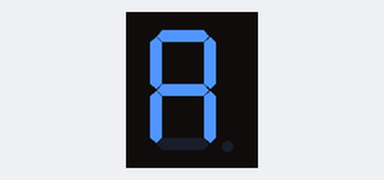
A sketch run on a simulated Arduino Mega 2560, built with avr-gcc and run on an emulated ATmega2560. Parts: 1-digit seven-segment display. Wiring (from diagram.json): 1-digit 7-segment display, segments lit when LOW: segments pin 22, pin 23, pin 24, pin 25, pin 26, pin 27, pin 28, pin 29. The segment pins are drawn as the display they are named for.

Above: at 0.1 s.
At 8.8 s:
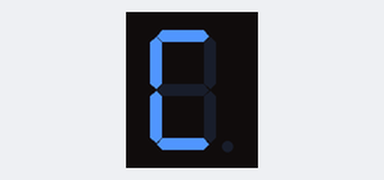
At 17.6 s:
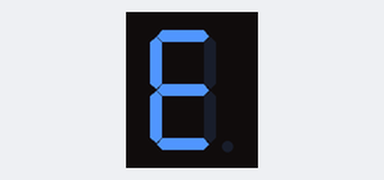
At 21.9 s:
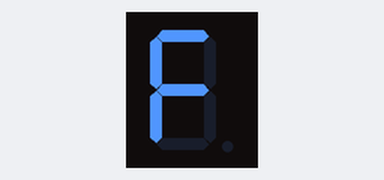
At 30.7 s:
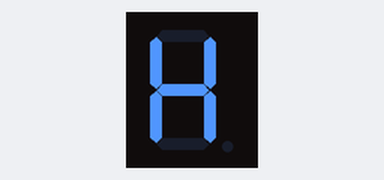
At 35.1 s:
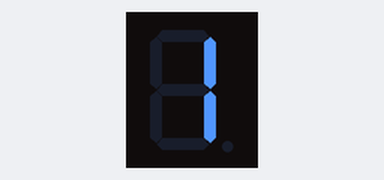

The sketch:

ETALVIS_Problem_06_09.ino
```cpp
//Embedded Systems Programming - GPIO
//Seven Segment Control Problems
//Set 6 Problem 09
//connect a common Anode seven segment display  port A
//Display the following alphabets one by one
//A,B,C,D,E,F,G,H,|,J,L,O,P,Q,S,U,Y
void displayALPHA(void);//Displays ALPHABETS
void delay1(void);//For 1 second delay
void setup() {
  // put your setup code here, to run once:
  volatile char *ddrA;
  ddrA = 0x21;
  *ddrA = 0xFF;
}
void loop() {
  // put your main code here, to run repeatedly:
  displayALPHA();
  delay1();
}
void displayALPHA(void)
{
  volatile char *outA;
  outA = 0x22;
  unsigned char dispALPHA[17] = {0x88,0x80,0xC6,0XC0,0x86,0x8E,0x82,0x89,0xF9,0xF1,0xC7,0x9C,0x8C,0x23,0x92,0xC1,0x8D};
  volatile int i;
  for (i = 0; i < 17; i++)
  {
    *outA = dispALPHA[i];
    delay1();
    *outA = 0xFF;
    delay1();
  }
}
void delay1()
{
  volatile long d;
  for (d = 0; d < 1000000; d++);
}
```

Measured:
- what the display in image 1 shows lasts 2.1 s, from 8.8 s to 10.9 s
